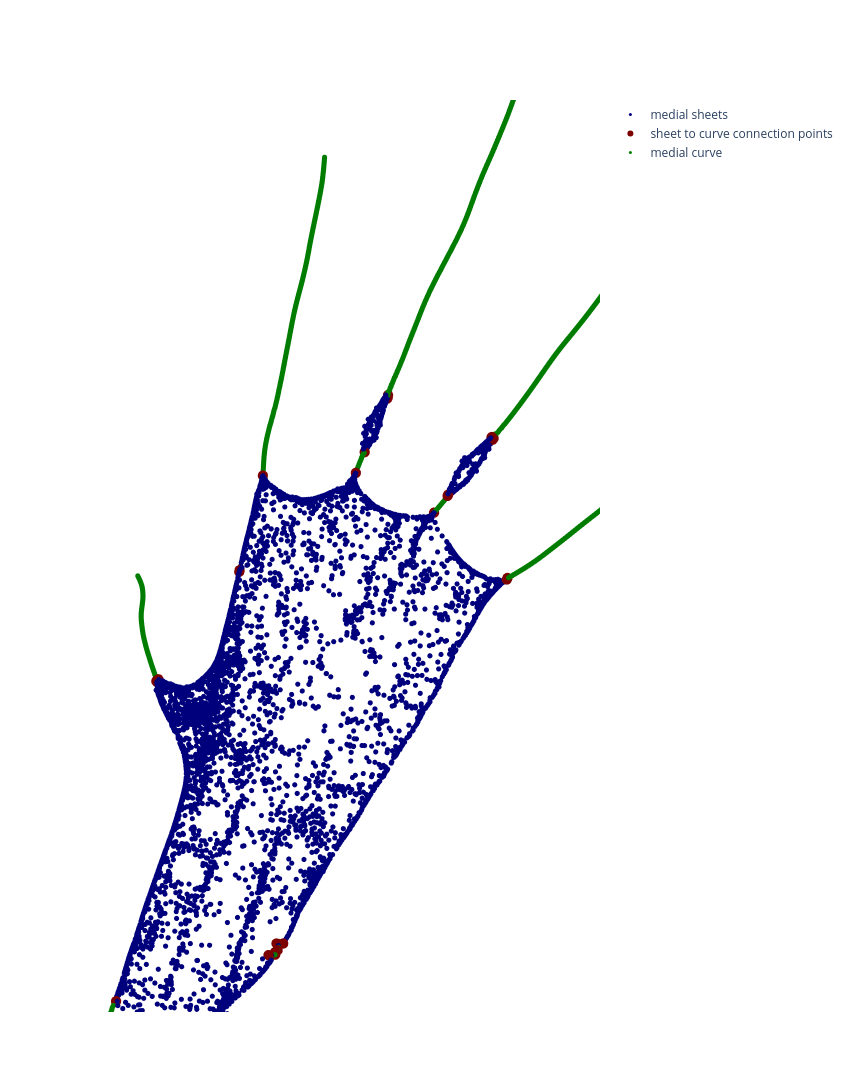

Here is the notebook cell this chart was saved with:
### Code cell
display_result(input_mesh, outer_points, inner_points, debug=True, show_connections=False)

### Figure 1 — Plotly figure (JSON) as saved in the notebook; plotly's stock layout.template omitted (floating-point values rounded to 4 significant figures; data arrays with more than 128 entries replaced by an {"elided": "..."} marker saying what was removed)
{"data": [{"line": {"color": "rgb(0,0,125)", "width": 1}, "marker": {"size": 3}, "mode": "markers", "name": "medial sheets", "type": "scatter3d", "x": {"elided": "6326 float values"}, "y": {"elided": "6326 float values"}, "z": {"elided": "6326 float values"}}, {"line": {"color": "rgb(125,0,0)", "width": 1}, "marker": {"size": 6}, "mode": "markers", "name": "sheet to curve connection points", "type": "scatter3d", "x": [-7.862, -7.844, 0.9685, 0.9291, -7.655, 0.4222, -8.314, -7.548, -8.852, 0.7362, -9.319, -8.871, -8.856, -8.862, 0.9611, 1.168, 1.163, 0.9747, -7.939, 0.7164, -8.88, 1.002, -6.8, -6.826, -0.8217, -0.97, -0.851, -0.7815, -0.9623, -0.8862, -0.9964, -4.024, -5.988, -6.013, -9.327, -9.303, -9.297, -4.018, -8.873, -9.351, -9.333, 1.188, -3.982, -3.97, -3.984, -3.978], "y": [3.62, 3.613, 3.114, 3.08, 0.01745, 3.105, 1.913, 3.485, 4.005, 1.305, 1.93, 4.009, 4.004, 4.006, 1.361, 1.554, 2.105, 2.371, 1.908, 3.083, 4.015, 2.768, 4.936, 4.934, 3.427, 3.42, 3.415, 3.36, 3.386, 3.431, 3.455, -2.3, 0.1549, 0.1542, 1.93, 1.93, 1.93, -2.289, 4.013, 1.931, 1.931, 1.809, -2.335, -2.312, -2.343, -2.34], "z": [0.7372, 0.7293, 0.7196, 0.725, 1.021, 0.7005, 0.9523, 0.7262, 0.7047, 0.7581, 0.9596, 0.754, 0.7475, 0.7544, 0.7705, 0.7805, 0.7841, 0.7928, 0.9537, 0.7168, 0.7223, 0.7682, 0.4664, 0.4612, 0.3793, 0.3651, 0.3848, 0.4304, 0.3901, 0.3684, 0.3365, -0.7419, 0.7769, 0.7827, 0.9612, 0.9558, 0.9555, -0.7374, 0.7062, 0.9731, 0.9655, 0.7781, -0.7473, -0.7384, -0.75, -0.7481]}, {"line": {"color": "rgb(0,125,0)", "width": 1}, "marker": {"size": 3}, "mode": "markers", "name": "medial curve", "type": "scatter3d", "x": {"elided": "7436 float values"}, "y": {"elided": "7436 float values"}, "z": {"elided": "7436 float values"}}], "layout": {"height": 1200, "scene": {"aspectmode": "data", "aspectratio": {"x": 1.792, "y": 1.493, "z": 0.3737}, "camera": {"center": {"x": 0, "y": 0, "z": 0}, "eye": {"x": 0.4359, "y": 1.251, "z": 1.404}, "projection": {"type": "perspective"}, "up": {"x": -0.9026, "y": -0.1417, "z": 0.4065}}, "xaxis": {"type": "linear", "visible": false}, "yaxis": {"type": "linear", "visible": false}, "zaxis": {"type": "linear", "visible": false}}, "width": 850}}
